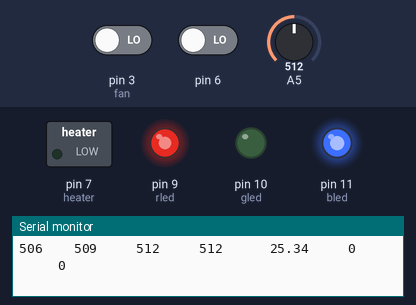
This sketch was run on a simulated Arduino Uno, built with avr-gcc and run on an emulated ATmega328P. On the bench: switched loads named in the sketch (green lamp = pin HIGH), output pins drawn as LEDs (lit = HIGH), the last lines printed to the serial monitor. The inputs (shaded band) are chosen by the test bench; at power-on: A5 = 512, pin 3 (fan) LOW, pin 6 LOW.

Above: at 2.4 s.
2.5 s: A5 set to 716
At 4.1 s:
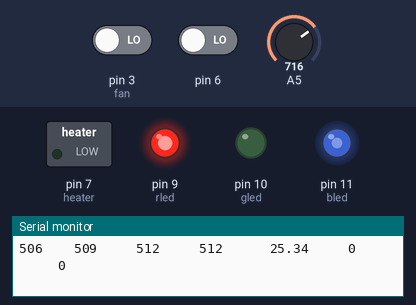
4.6 s: A5 set to 511
At 5.9 s:
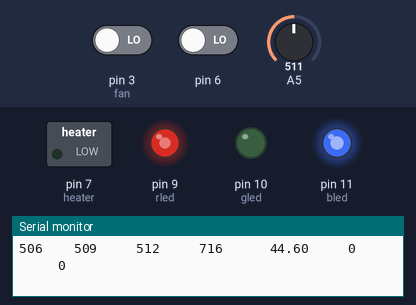
6.2 s: A5 set to 306
At 7.7 s:
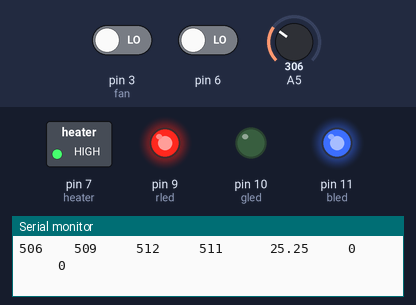
Timing chart, 0 to 9.2 s (numbered marks = the images above; inputs shaded):
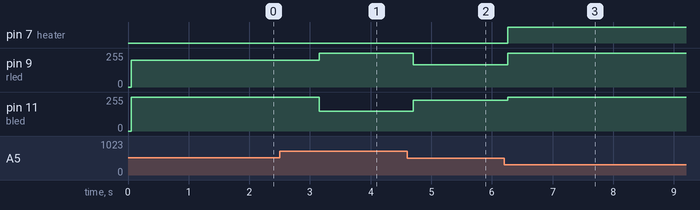

Measured:
- after the input at 2.5 s, pin 9 (rled): 200/255 → 255/255 after 0.66 s; pin 11 (bled): 255/255 → 149/255 after 0.66 s
- after the input at 4.6 s, pin 9 (rled): 255/255 → 166/255 after 0.11 s; pin 11 (bled): 149/255 → 230/255 after 0.11 s
- after the input at 6.2 s, pin 7 (heater): LOW → HIGH after 0.06 s; pin 9 (rled): 166/255 → 255/255 after 0.06 s; pin 11 (bled): 230/255 → 255/255 after 0.06 s

The sketch:

arduino_therm_connect.ino
```cpp
//** INTEGERS**//
int tempA;
float tempC;
float tempF;
float setpointC= 25.1;
int setpointA;
int sigma = 1;
int rled = 9;
int gled = 10;
int bled = 11;
int heater = 7;
int fan = 3;
int heaterval;
int fanval;

//** I/O SETUP**//
void setup() {
Serial.begin (9600);
pinMode (rled, OUTPUT); //RGB outputs
pinMode (gled, OUTPUT);
pinMode (bled, OUTPUT);
pinMode(heater, OUTPUT);
pinMode(6, INPUT);
pinMode(fan, INPUT);

//** CALCULATIONS**//
setpointA=10.425*setpointC+247.45;
int UCLA=setpointA+3*sigma;
int LCLA = setpointA-3*sigma;
int UCLC= 0.0944*UCLA-22.989;
int LCLC = 0.0944*LCLA-22.989;
tempC=0.0944*tempA-22.989;
Serial.println("    ");
}


void loop() {
int UCLA=setpointA+3*sigma;
int LCLA = setpointA-3*sigma;

//** PRINT VALUES**//
String titles[7] = {"LCLA", "SP", "UCLA", "TempA", "TempC", "Heater", "Fan"};
for (int i=0; i < 7; i++) {
  Serial.print(titles[i]);
  if (i<6) {
    Serial.print("    ");
  }
}
Serial.println("");
Serial.print(LCLA); Serial.print("    "); Serial.print(setpointA); Serial.print("     "); Serial.print(UCLA);
Serial.print("     "); Serial.print(tempA); Serial.print("      "); Serial.print(tempC); Serial.print("     ");
Serial.print(heaterval); Serial.print("         "); Serial.print(fanval); Serial.println("   ");


if (digitalRead(6)) {
  heaterval=1;
}
if (!digitalRead(6)){
  heaterval=0;
}
if (digitalRead(fan)){
  fanval=1;
}
if (!digitalRead(fan)){
  fanval=0;
}

//** CALCULATE CRITERIA**//
tempA = analogRead(5);
tempC=0.0944*tempA-22.989;

//tempF=(9/5)*tempC+32;
int Redmap = map (tempA, LCLA, UCLA, 0, 200); //mapping color values to temp
int Bluemap = map (tempA, UCLA, LCLA, 255, 100);
  analogWrite (rled, Redmap);
  analogWrite (bled, Bluemap);

//** CONTROLS**//
   if (tempA > UCLA) {
    FanOn();
    HeaterOff();
    analogWrite (rled, 255); }
   if (tempA < setpointA) {
    FanOff();
   }
   if (tempA< LCLA) {
    HeaterOn();
    analogWrite(bled, 255);
   }

   delay (1500);
}


//** USER FUNCTIONS**//
void FanOn() {
  digitalWrite (fan, HIGH);
}
void FanOff() {
  digitalWrite (fan, LOW);
}

void HeaterOn() {
  digitalWrite(heater, HIGH);
}

void HeaterOff() {
  digitalWrite (heater, LOW);
}
```
